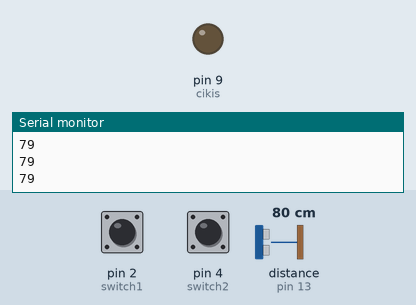
A sketch run on a simulated Arduino Uno, built with avr-gcc and run on an emulated ATmega328P. On the bench: output pins drawn as LEDs (lit = HIGH), the last lines printed to the serial monitor. Wiring (inferred from the names in the program): ultrasonic range finder: trigger pin 12; echo pin 13. The inputs (shaded band) are chosen by the test bench; at power-on: distance to the obstacle (sensor on pin 13) 80 cm, pin 4 (switch2) LOW, pin 2 (switch1) LOW. The echo pulse lasts 58.3 µs per cm; pins used as bus, display or sensor lines are not drawn.

Above: at 1.2 s.
1.3 s: distance to the obstacle (sensor on pin 13) set to 37 cm
2.8 s: distance to the obstacle (sensor on pin 13) set to 29 cm
At 3.5 s:
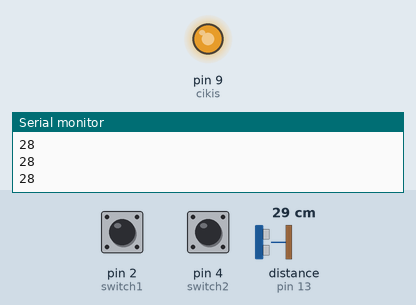
4.3 s: pin 4 (switch2) pulled HIGH for 1 s
At 4.69 s:
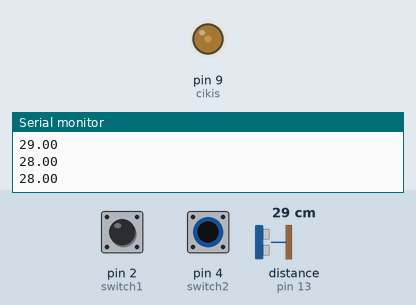
7.3 s: pin 4 (switch2) pulled HIGH for 3.2 s
At 11.5 s:
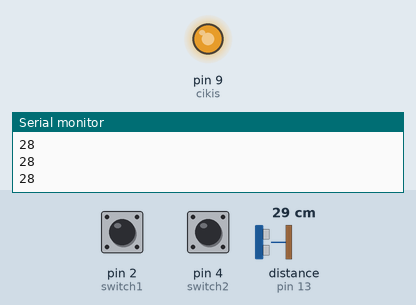
12.0 s: pin 4 (switch2) pulled HIGH for 3.2 s
At 13.42 s:
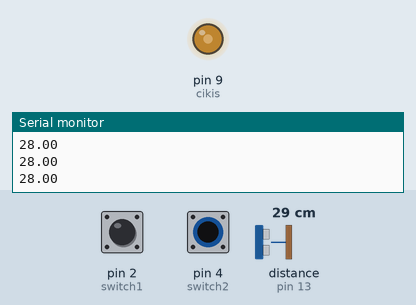
16.7 s: pin 2 (switch1) pulled HIGH for 3.2 s
At 17.5 s:
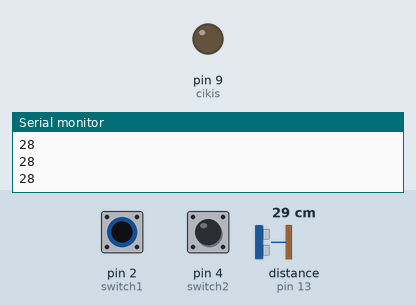
Timing chart, 0 to 21.4 s (numbered marks = the images above; inputs shaded):
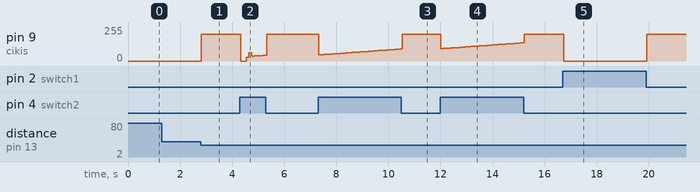

Measured:
- the behaviour switches between 34 and 33 cm on distance to the obstacle (sensor on pin 13) (found by bisection; images 0 and 1)
- after the input at 2.8 s, pin 9 (cikis): 0/255 → 200/255 at once
- after the input at 4.3 s, pin 9 (cikis): 200/255 → 0/255 at once, → 28/255 0.21 s later, → 63/255 0.11 s later, → 37/255 0.11 s later, … (10 changes in this stretch)
- after the input at 7.3 s, pin 9 (cikis): 200/255 → 46/255 at once, → 47/255 0.11 s later, → 49/255 0.11 s later, → 50/255 0.11 s later, … (32 changes in this stretch)
- after the input at 12.0 s, pin 9 (cikis): 200/255 → 92/255 at once, → 94/255 0.11 s later, → 95/255 0.11 s later, → 97/255 0.11 s later, … (32 changes in this stretch)
- after the input at 16.7 s, pin 9 (cikis): 200/255 → 0/255 at once, → 200/255 3.2 s later

The sketch:

proje.ino
```cpp
#include <PID_v1.h>

#include "Arduino.h"
#define echoPin 13        //Sensor echo
#define trigPin 12       //Sensor trigger
#define cikis 9          //cikisimiz (PWM)
#define switch1 2        //referans noktasına karar veren anahtar
#define switch2 4        //kontrolcü türüne karar veren anahtar
long duration, distance; //sensör pulse uzunluğu(s)ve ölçtüğü mesafe(cm)
double Setpoint, Input, Output;   //PID nesne kurucusu parametreleri
PID myPID(&Input, &Output, &Setpoint,6.1,3,2.74, DIRECT); //PID nesnesi

void setup()
{
 Serial.begin (9600);
 pinMode(trigPin, OUTPUT);
 pinMode(echoPin, INPUT);
 pinMode(switch1,INPUT);
 pinMode(switch2,INPUT);
 myPID.SetMode(AUTOMATIC);  //PID mod tanımı
}

void loop()
{
  if(digitalRead(switch1)==HIGH)  //yarı noktası
  {
    Setpoint=22;
  }
  else                    // 3 çeyrek noktası
  {
  Setpoint=33;
  }

  if(digitalRead(switch2)==HIGH)  // PID
  {
     digitalWrite(trigPin, LOW);
     delayMicroseconds(2);

     digitalWrite(trigPin, HIGH);
     delayMicroseconds(10);

     digitalWrite(trigPin, LOW);
     duration = pulseIn(echoPin, HIGH);
     distance = duration/58.2;
     Input = distance;        // mesafe PID’nin inputu
     myPID.Compute();         // output hesaplanması
     //Serial.println(Output);
     analogWrite(cikis,Output);    // PWM cikisi
     Serial.println(Input);   //Input degerinin Serial Monitor’a yazılması
     delay(50);
  }
  else        // Ac-Kapa Kontrolcu
  {
     digitalWrite(trigPin, LOW);
     delayMicroseconds(2);

     digitalWrite(trigPin, HIGH);
     delayMicroseconds(10);

     digitalWrite(trigPin, LOW);
     duration = pulseIn(echoPin, HIGH);
     distance = duration/58.2;


     Serial.println(distance);  // Mesafenin Serial Monitor’a yazilması
     if(distance>=Setpoint)    //Eger top daha yukarida ise
       analogWrite(cikis,00);  //Motor 50 PWM degerinde calisacak
     else if(distance<Setpoint) //Top daha asagida ise
       analogWrite(cikis,200);   //Motor 80 PWM degerinde calisacak
     delay(50);
  }
}
```
